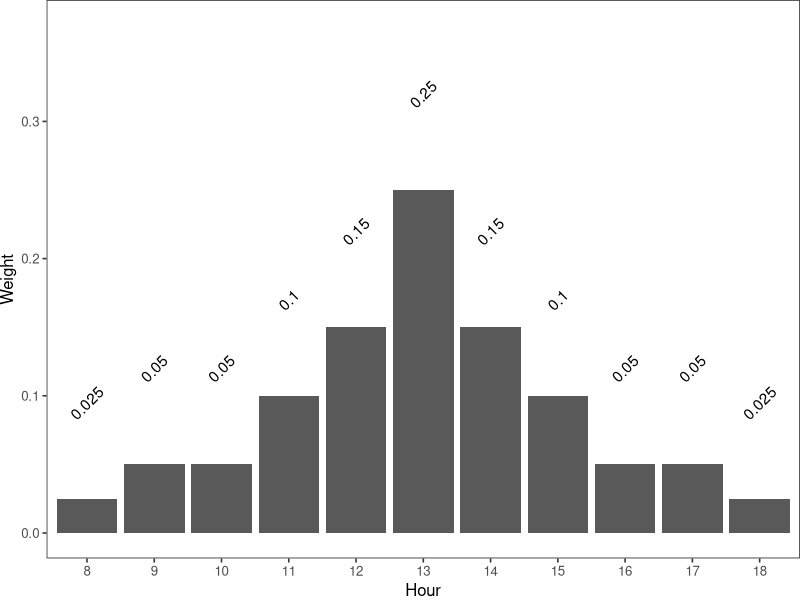

The R source for this figure:
#!/usr/local/bin/Rscript
library(tidyverse)

df.weights = tibble(
  Hour = c(8, 9, 10, 11, 12, 13, 14, 15, 16, 17, 18),
  Weight = c(0.025, 0.05, 0.05, 0.1, 0.15, 0.25, 0.15, 0.1, 0.05, 0.05, 0.025)
)

p <- df.weights %>%
  mutate(Hour = as.factor(Hour)) %>%
  ggplot(aes(x = Hour, y = Weight)) +
  geom_col() +
  geom_text(aes(label = Weight, angle = 45), nudge_y = 0.07) +
  theme_bw(base_size = 12) +
    theme(
      plot.margin = unit(c(0,0,0,0), "cm"),
      legend.spacing = unit(0, "mm"),
      panel.grid = element_blank(),
      legend.position = "none",
      legend.justification = "left",
      legend.box.spacing = unit(0, "pt"),
      legend.box.margin = margin(0,0,0,0),
      legend.title = element_blank()
    ) +
    xlab('Hour') +
    ylab('Weight') +
    ylim(0, 0.37)

ggsave('./mtk-weights.pdf', plot = p, width = 4.5, height = 1.5)
